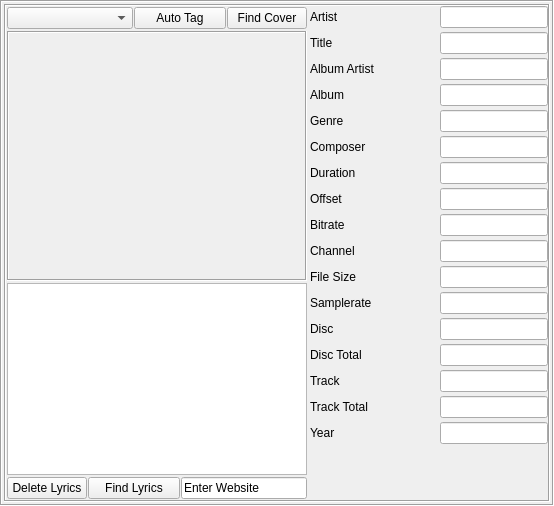
      <widget class="QWidget" name="tags_wid">
       <attribute name="title">
        <string>Tags</string>
       </attribute>
       <layout class="QGridLayout" name="gridLayout_8">
        <property name="leftMargin">
         <number>0</number>
        </property>
        <property name="topMargin">
         <number>0</number>
        </property>
        <property name="rightMargin">
         <number>0</number>
        </property>
        <property name="bottomMargin">
         <number>0</number>
        </property>
        <property name="spacing">
         <number>0</number>
        </property>
        <item row="0" column="0">
         <widget class="QFrame" name="frame_4">
          <property name="frameShape">
           <enum>QFrame::Box</enum>
          </property>
          <property name="frameShadow">
           <enum>QFrame::Sunken</enum>
          </property>
          <layout class="QGridLayout" name="gridLayout_7">
           <property name="leftMargin">
            <number>2</number>
           </property>
           <property name="topMargin">
            <number>2</number>
           </property>
           <property name="rightMargin">
            <number>2</number>
           </property>
           <property name="bottomMargin">
            <number>2</number>
           </property>
           <property name="spacing">
            <number>4</number>
           </property>
           <item row="2" column="0">
            <widget class="QFrame" name="grid">
             <property name="sizePolicy">
              <sizepolicy hsizetype="Preferred" vsizetype="Preferred">
               <horstretch>3</horstretch>
               <verstretch>0</verstretch>
              </sizepolicy>
             </property>
             <property name="frameShape">
              <enum>QFrame::Box</enum>
             </property>
             <property name="frameShadow">
              <enum>QFrame::Sunken</enum>
             </property>
             <layout class="QGridLayout" name="gridLayout_10">
              <property name="leftMargin">
               <number>0</number>
              </property>
              <property name="topMargin">
               <number>0</number>
              </property>
              <property name="rightMargin">
               <number>0</number>
              </property>
              <property name="bottomMargin">
               <number>0</number>
              </property>
              <property name="horizontalSpacing">
               <number>2</number>
              </property>
              <property name="verticalSpacing">
               <number>4</number>
              </property>
              <item row="17" column="2">
               <spacer name="verticalSpacer">
                <property name="orientation">
                 <enum>Qt::Vertical</enum>
                </property>
                <property name="sizeHint" stdset="0">
                 <size>
                  <width>20</width>
                  <height>40</height>
                 </size>
                </property>
               </spacer>
              </item>
              <item row="3" column="1">
               <widget class="QLabel" name="label_131">
                <property name="minimumSize">
                 <size>
                  <width>128</width>
                  <height>0</height>
                 </size>
                </property>
                <property name="text">
                 <string>Album</string>
                </property>
               </widget>
              </item>
              <item row="0" column="2">
               <widget class="QLineEdit" name="lineEdit_art_13"/>
              </item>
              <item row="1" column="1">
               <widget class="QLabel" name="label_129">
                <property name="minimumSize">
                 <size>
                  <width>128</width>
                  <height>0</height>
                 </size>
                </property>
                <property name="text">
                 <string>Title</string>
                </property>
               </widget>
              </item>
              <item row="3" column="2">
               <widget class="QLineEdit" name="lineEdit_alb_13"/>
              </item>
              <item row="2" column="1">
               <widget class="QLabel" name="label_130">
                <property name="minimumSize">
                 <size>
                  <width>128</width>
                  <height>0</height>
                 </size>
                </property>
                <property name="text">
                 <string>Album Artist</string>
                </property>
               </widget>
              </item>
              <item row="2" column="2">
               <widget class="QLineEdit" name="lineEdit_alb_a_13"/>
              </item>
              <item row="0" column="1">
               <widget class="QLabel" name="label_128">
                <property name="minimumSize">
                 <size>
                  <width>128</width>
                  <height>0</height>
                 </size>
                </property>
                <property name="text">
                 <string>Artist</string>
                </property>
               </widget>
              </item>
              <item row="1" column="2">
               <widget class="QLineEdit" name="lineEdit_tit_13"/>
              </item>
              <item row="4" column="1">
               <widget class="QLabel" name="label_132">
                <property name="minimumSize">
                 <size>
                  <width>128</width>
                  <height>0</height>
                 </size>
                </property>
                <property name="text">
                 <string>Genre</string>
                </property>
               </widget>
              </item>
              <item row="4" column="2">
               <widget class="QLineEdit" name="lineEdit_gen_13"/>
              </item>
              <item row="5" column="1">
               <widget class="QLabel" name="label_133">
                <property name="minimumSize">
                 <size>
                  <width>128</width>
                  <height>0</height>
                 </size>
                </property>
                <property name="text">
                 <string>Composer</string>
                </property>
               </widget>
              </item>
              <item row="7" column="1">
               <widget class="QLabel" name="label_135">
                <property name="minimumSize">
                 <size>
                  <width>128</width>
                  <height>0</height>
                 </size>
                </property>
                <property name="text">
                 <string>Offset</string>
                </property>
               </widget>
              </item>
              <item row="8" column="1">
               <widget class="QLabel" name="label_136">
                <property name="minimumSize">
                 <size>
                  <width>128</width>
                  <height>0</height>
                 </size>
                </property>
                <property name="text">
                 <string>Bitrate</string>
                </property>
               </widget>
              </item>
              <item row="5" column="2">
               <widget class="QLineEdit" name="lineEdit_comp_10"/>
              </item>
              <item row="6" column="2">
               <widget class="QLineEdit" name="lineEdit_dur_10"/>
              </item>
              <item row="16" column="1">
               <widget class="QLabel" name="label_144">
                <property name="minimumSize">
                 <size>
                  <width>128</width>
                  <height>0</height>
                 </size>
                </property>
                <property name="text">
                 <string>Year</string>
                </property>
               </widget>
              </item>
              <item row="6" column="1">
               <widget class="QLabel" name="label_134">
                <property name="minimumSize">
                 <size>
                  <width>128</width>
                  <height>0</height>
                 </size>
                </property>
                <property name="text">
                 <string>Duration</string>
                </property>
               </widget>
              </item>
              <item row="14" column="2">
               <widget class="QLineEdit" name="lineEdit_tra_2"/>
              </item>
              <item row="13" column="2">
               <widget class="QLineEdit" name="lineEdit_dist_2"/>
              </item>
              <item row="8" column="2">
               <widget class="QLineEdit" name="lineEdit_bitr_10"/>
              </item>
              <item row="14" column="1">
               <widget class="QLabel" name="label_142">
                <property name="minimumSize">
                 <size>
                  <width>128</width>
                  <height>0</height>
                 </size>
                </property>
                <property name="text">
                 <string>Track</string>
                </property>
               </widget>
              </item>
              <item row="13" column="1">
               <widget class="QLabel" name="label_141">
                <property name="minimumSize">
                 <size>
                  <width>128</width>
                  <height>0</height>
                 </size>
                </property>
                <property name="text">
                 <string>Disc Total</string>
                </property>
               </widget>
              </item>
              <item row="10" column="1">
               <widget class="QLabel" name="label_138">
                <property name="minimumSize">
                 <size>
                  <width>128</width>
                  <height>0</height>
                 </size>
                </property>
                <property name="text">
                 <string>File Size</string>
                </property>
               </widget>
              </item>
              <item row="7" column="2">
               <widget class="QLineEdit" name="lineEdit_off_10"/>
              </item>
              <item row="11" column="1">
               <widget class="QLabel" name="label_139">
                <property name="minimumSize">
                 <size>
                  <width>128</width>
                  <height>0</height>
                 </size>
                </property>
                <property name="text">
                 <string>Samplerate</string>
                </property>
               </widget>
              </item>
              <item row="12" column="2">
               <widget class="QLineEdit" name="lineEdit_dis_2"/>
              </item>
              <item row="9" column="2">
               <widget class="QLineEdit" name="lineEdit_chnl_10"/>
              </item>
              <item row="11" column="2">
               <widget class="QLineEdit" name="lineEdit_sr_2"/>
              </item>
              <item row="15" column="2">
               <widget class="QLineEdit" name="lineEdit_traT_2"/>
              </item>
              <item row="16" column="2">
               <widget class="QLineEdit" name="lineEdit_yr_2"/>
              </item>
              <item row="15" column="1">
               <widget class="QLabel" name="label_143">
                <property name="minimumSize">
                 <size>
                  <width>128</width>
                  <height>0</height>
                 </size>
                </property>
                <property name="text">
                 <string>Track Total</string>
                </property>
               </widget>
              </item>
              <item row="9" column="1">
               <widget class="QLabel" name="label_137">
                <property name="minimumSize">
                 <size>
                  <width>128</width>
                  <height>0</height>
                 </size>
                </property>
                <property name="text">
                 <string>Channel</string>
                </property>
               </widget>
              </item>
              <item row="12" column="1">
               <widget class="QLabel" name="label_140">
                <property name="minimumSize">
                 <size>
                  <width>128</width>
                  <height>0</height>
                 </size>
                </property>
                <property name="text">
                 <string>Disc</string>
                </property>
               </widget>
              </item>
              <item row="10" column="2">
               <widget class="QLineEdit" name="lineEdit_fs_2"/>
              </item>
              <item row="0" column="0" rowspan="18">
               <widget class="QFrame" name="frame_5">
                <property name="frameShape">
                 <enum>QFrame::NoFrame</enum>
                </property>
                <property name="frameShadow">
                 <enum>QFrame::Sunken</enum>
                </property>
                <layout class="QGridLayout" name="gridLayout_9">
                 <property name="leftMargin">
                  <number>1</number>
                 </property>
                 <property name="topMargin">
                  <number>1</number>
                 </property>
                 <property name="rightMargin">
                  <number>1</number>
                 </property>
                 <property name="bottomMargin">
                  <number>1</number>
                 </property>
                 <property name="horizontalSpacing">
                  <number>1</number>
                 </property>
                 <property name="verticalSpacing">
                  <number>2</number>
                 </property>
                 <item row="3" column="0">
                  <widget class="QPushButton" name="pushButton_4">
                   <property name="text">
                    <string>Delete Lyrics</string>
                   </property>
                  </widget>
                 </item>
                 <item row="3" column="1" colspan="2">
                  <widget class="QPushButton" name="pushButton_2">
                   <property name="text">
                    <string>Find Lyrics</string>
                   </property>
                  </widget>
                 </item>
                 <item row="3" column="3" colspan="2">
                  <widget class="QLineEdit" name="lineEdit_63_web">
                   <property name="text">
                    <string>Enter Website</string>
                   </property>
                  </widget>
                 </item>
                 <item row="1" column="0" colspan="5">
                  <widget class="QLabel" name="Cover_image_pix">
                   <property name="sizePolicy">
                    <sizepolicy hsizetype="Preferred" vsizetype="Expanding">
                     <horstretch>1</horstretch>
                     <verstretch>1</verstretch>
                    </sizepolicy>
                   </property>
                   <property name="minimumSize">
                    <size>
                     <width>300</width>
                     <height>250</height>
                    </size>
                   </property>
                   <property name="maximumSize">
                    <size>
                     <width>16777215</width>
                     <height>16777215</height>
                    </size>
                   </property>
                   <property name="frameShape">
                    <enum>QFrame::Box</enum>
                   </property>
                   <property name="frameShadow">
                    <enum>QFrame::Sunken</enum>
                   </property>
                   <property name="text">
                    <string/>
                   </property>
                   <property name="scaledContents">
                    <bool>true</bool>
                   </property>
                  </widget>
                 </item>
                 <item row="0" column="4">
                  <widget class="QPushButton" name="pushButton_Findcov">
                   <property name="text">
                    <string>Find Cover</string>
                   </property>
                  </widget>
                 </item>
                 <item row="0" column="0" colspan="2">
                  <widget class="QComboBox" name="comboBox_cover">
                   <property name="sizePolicy">
                    <sizepolicy hsizetype="Preferred" vsizetype="Fixed">
                     <horstretch>0</horstretch>
                     <verstretch>0</verstretch>
                    </sizepolicy>
                   </property>
                  </widget>
                 </item>
                 <item row="0" column="2" colspan="2">
                  <widget class="QPushButton" name="pushButton_5">
                   <property name="text">
                    <string>Auto Tag</string>
                   </property>
                  </widget>
                 </item>
                 <item row="2" column="0" colspan="5">
                  <widget class="QTextBrowser" name="textBrowser">
                   <property name="sizePolicy">
                    <sizepolicy hsizetype="Preferred" vsizetype="Expanding">
                     <horstretch>0</horstretch>
                     <verstretch>0</verstretch>
                    </sizepolicy>
                   </property>
                  </widget>
                 </item>
                </layout>
               </widget>
              </item>
             </layout>
            </widget>
           </item>
          </layout>
         </widget>
        </item>
       </layout>
      </widget>
